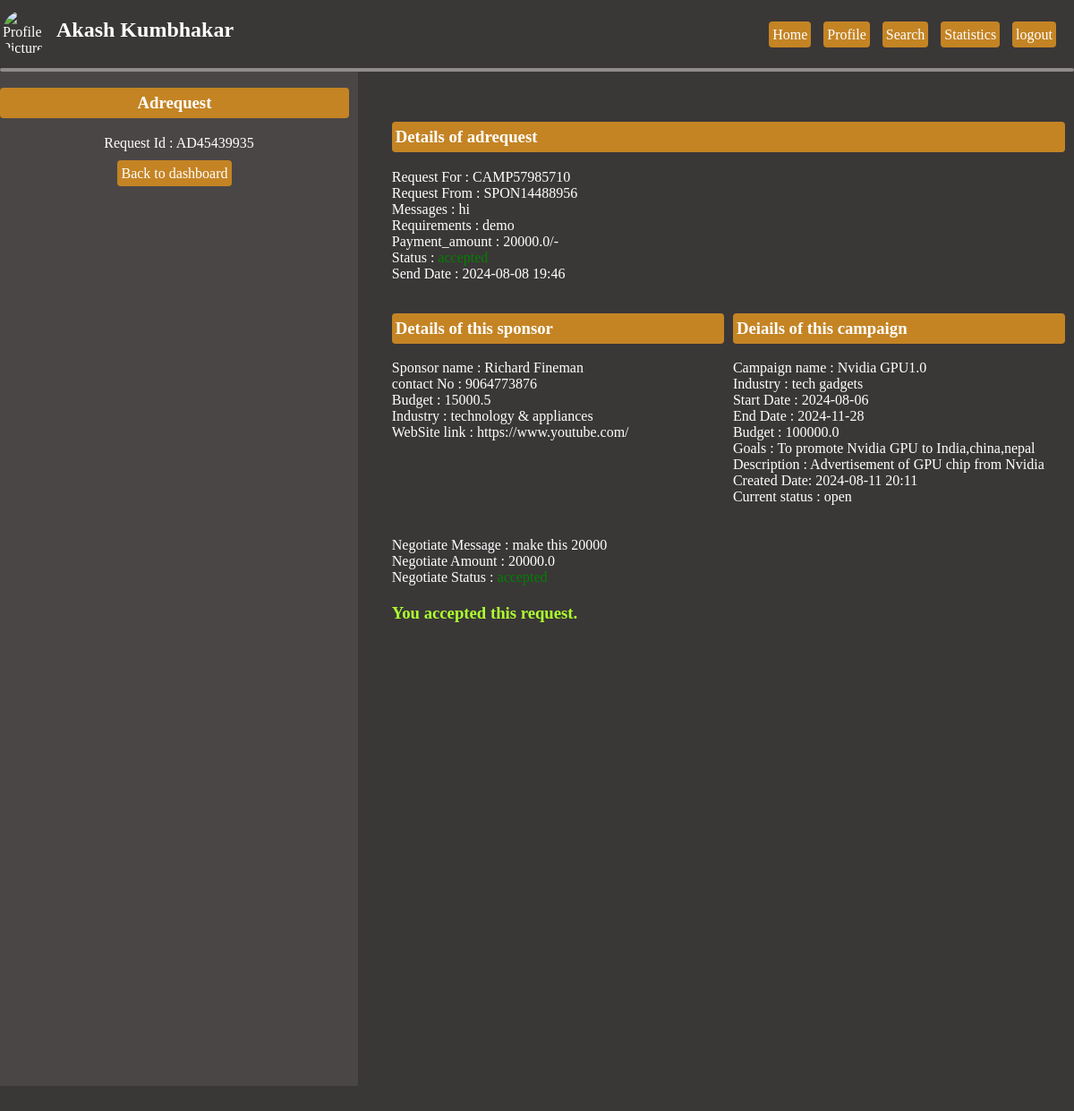
The app's page /influencer_dashboard/adrequest/rv/AD45439935 (signed in) with its own data.
### application/models.py (models this page shows)
class Adrequest(db.Model):
    __tablename__ = 'adrequest'
    adId = db.Column(String,primary_key=True)
    campaign_id = db.Column(String,nullable=False)
    influencer_id = db.Column(String,nullable=False)
    messages = db.Column(String)
    requirements = db.Column(String,nullable=False)
    payment_amount = db.Column(Float,nullable=False)
    status = db.Column(String,nullable=False)
    type = db.Column(String,nullable=False)
    createdby = db.Column(String,nullable=False)
    send_date = db.Column(String,nullable=False)
    nego_amount = db.Column(Float)
    nego_message = db.Column(String)
    nego_status = db.Column(String)

class Sponsor(db.Model):
    __tablename__ = 'sponsors'
    sponsor_id = db.Column(String,primary_key=True)
    password = db.Column(String,unique=True,nullable=False)
    name = db.Column(String,nullable=False)
    email = db.Column(String,nullable=False,unique=True)
    mobileno = db.Column(String,nullable=False)
    budget = db.Column(Float)
    industry = db.Column(String,nullable=False)
    created_date = db.Column(String,nullable=False)
    last_login = db.Column(String)
    status = db.Column(String,nullable=False)
    website_link = db.Column(String)
    profile_image = db.Column(String)
    flaged_status = db.Column(String)

class Campaign(db.Model):
    __tablename__ = 'campaign'
    campaign_id = db.Column(String,primary_key=True)
    name = db.Column(String,nullable=False)
    industry = db.Column(String,nullable=False)
    start_date = db.Column(String,nullable=False)
    end_date = db.Column(String,nullable=False)
    budget = db.Column(Float,nullable=False)
    visibility = db.Column(String,nullable=False)
    goals = db.Column(String,nullable=False)
    current_status = db.Column(String,nullable=False)
    description = db.Column(String,nullable=False)
    createdby = db.Column(String,nullable=False)
    created_date = db.Column(String,nullable=False)
    flaged_status = db.Column(String)

### application/influencer.py (the view, shortened to what this page needs)
@influencer_app.route('/influencer_dashboard/adrequest/<string:flag>/<string:ad_id>',methods=["GET","POST"])
def take_action(flag,ad_id):
    if "influencer_name" not in session.keys() and "influencer_id" not  in session.keys():
        return redirect(url_for('influencer_app.influencer_login'))
    name = session["influencer_name"]
    influencer_id = session['influencer_id']
    image = session['influencer_image']
    try:
        adrequest = Adrequest.query.filter_by(adId = ad_id).first_or_404()
        sponsor = Sponsor.query.filter_by(sponsor_id = adrequest.createdby).first_or_404()
        camp = Campaign.query.filter_by(campaign_id = adrequest.campaign_id).first_or_404()
    except Exception as e:
        return render_template('message.html', id = 'DBERROR', error = e),503
    if flag == 'rv':
        return render_template('action_by_influencer_on_ad.html',
                               name=name,
                               image=image,
                               id='rview',
                               adrequest=adrequest,
                               sponsor=sponsor,
                               camp = camp)
    else:
        return render_template('message.html', id = 'DBERROR'),503

### templates/action_by_influencer_on_ad.html (shortened to what this page needs)
<!DOCTYPE html>
<html lang="en">
<head>
    <link rel="stylesheet" href="{{url_for('static',filename='home.css')}}">
</head>
<body>
    <div class="container">
        <div class="header-left-col">
            <img src="{{url_for('static',filename='uploads/'+image)}}" alt="Profile Picture"
                class="header-profile-picture">
            <h2 class="h2">{{name}}</h2>
        </div>
        <div class="header-right-col">
            <section class="campaign-block">
                <a href="{{url_for('influencer_app.influencer_dashboard')}}" class="link-button">Home</a>
                <a href="{{url_for('influencer_app.influencer_profile')}}" class="link-button">Profile</a>
                <a href="{{url_for('influencer_app.influencer_search')}}" class="link-button">Search</a>
                <a href="{{url_for('influencer_app.influencer_stat')}}" class="link-button">Statistics</a>
                <a href="{{url_for('influencer_app.influencer_logout')}}" class="link-button">logout</a>
            </section>
        </div>
    </div>
    <hr>
    {%if id == 'rview'%}
    <div class="container">
        <div class="left-col">
            <h3 class="link-button">Adrequest</h3>
            <p>
                Request Id : {{adrequest.adId}}
            </p>
            <a href="{{url_for('influencer_app.influencer_dashboard')}}" class="link-button">Back to dashboard</a>
        </div>
        <div class="right-col">
            <h3 class="link-button">Details of adrequest</h3>
            <p>
                Request For     :   {{adrequest.campaign_id}}<br>
                Request From    :   {{adrequest.createdby}}<br>
                Messages        :   {{adrequest.messages}}<br>
                Requirements    :   {{adrequest.requirements}}<br>
                Payment_amount  :   {{adrequest.payment_amount}}/-<br>
                {%if adrequest.status == 'pending' %}
                Status : <span style="color: yellow;">{{adrequest.status}}</span>
                {%elif adrequest.status == 'accepted' %}
                Status : <span style="color: green;">{{adrequest.status}}</span>
                {%else%}
                Status : <span style="color: red;">{{adrequest.status}}</span>
                {%endif%}<br>
                Send Date       :   {{adrequest.send_date}}<br>
            </p>
            <div class="container-1-1">
                <div class="left-col-1-1">
                    <h3 class="link-button">Details of this sponsor</h3>
                    <p>
                        Sponsor name : {{sponsor.name}}<br>
                        contact No : {{sponsor.mobileno}}<br>
                        Budget : {{sponsor.budget}}<br>
                        Industry : {{sponsor.industry}}<br>
                        WebSite link : {{sponsor.website_link}}<br>
                    </p>
                </div>
                <div class="right-col-1-1">
                    <h3 class="link-button">Deiails of this campaign</h3>
                    <p>
                        Campaign name : {{camp.name}}<br>
                        Industry : {{camp.industry}}<br>
                        Start Date : {{camp.start_date}}<br>
                        End Date : {{camp.end_date}}<br>
                        Budget : {{camp.budget}}<br>
                        Goals : {{camp.goals}}<br>
                        Description : {{camp.description}}<br>
                        Created Date: {{camp.created_date}}<br>
                        Current status : {{camp.current_status}}<br>
                    </p>
                </div>
            </div>
            {%if adrequest.nego_message %}
            <div class="inner-block">
                <p>
                    Negotiate Message : {{adrequest.nego_message}}<br>
                    Negotiate Amount  : {{adrequest.nego_amount}}<br>
                    {%if adrequest.nego_status == 'pending' %}
                    Negotiate Status : <span style="color: yellow;">{{adrequest.nego_status}}</span>
                    {%elif adrequest.nego_status == 'accepted' %}
                    Negotiate Status : <span style="color: green;">{{adrequest.nego_status}}</span>
                    {%else%}
                    Negotiate Status : <span style="color: red;">{{adrequest.nego_status}}</span>
                    {%endif%}<br>
                </p>
            </div>
            {%endif%}
            {%if adrequest.status == 'pending'%}
            <div class="inner-block">
                <a class="link-button" style="background-color: rgb(43, 107, 31);" href="{{url_for('influencer_app.take_action',flag='ra',ad_id=adrequest.adId)}}" >Accept</a>
                <a class="link-button" style="background-color: rgb(138, 79, 79);" href="{{url_for('influencer_app.take_action',flag='ng',ad_id=adrequest.adId)}}">NegoTiate</a>
                <a class="link-button" style="background-color: rgb(204, 47, 47);" href="{{url_for('influencer_app.take_action',flag='rr',ad_id=adrequest.adId)}}">Reject</a>
            </div>
            {%else%}
            <div class="inner-block">
                <h3 style="color: greenyellow;">You accepted this request.</h3>
            </div>
            {%endif%}
        </div>
    </div>
    {%endif%}
</body>
</html>

### static/home.css (style rules this page uses)
body { margin: 0px 0px 1cm 0px; padding: 0; background-color: rgb(58, 55, 55); color: white; }
.container { display: grid; grid-template-columns: 1fr 2fr; }
.container-1-1 { display: grid; grid-template-columns: 1fr 1fr; }
.left-col-1-1 { border-style: solid; border-width: 0px 0px 0px 0px; }
.right-col-1-1 { border-style: solid; border-width: 0px 0px 0px 0px; }
.header-left-col { display:inline-flex; justify-content: left; background-color: rgb(58, 55, 55); height: 2cm; }
.header-right-col { text-align: right; background-color: rgb(58, 55, 55); height: 2cm; }
.left-col { background-color: rgb(75, 70, 70); border-style: solid; border-width: 0px 0px 0px 0px; text-align: center; height: 30cm; }
.right-col { padding-top: 1cm; padding-left: 1cm; height: 30cm; }
hr { margin: 0px; border:0px; border-radius: 5px; height:4px; background-color: rgb(145, 140, 140); }
.header-profile-picture { width: 50px; height: 50px; border-radius: 50%; object-fit:cover; margin-top: 11px; margin-left: 3px; margin-right: 5px; }
.h2 { margin-left: 5px; }
.link-button { padding: 6px 4px 6px 4px; margin-right: 10px; text-decoration: none; border-radius: 4px; color: white; background-color: rgb(196, 132, 36); }
.campaign-block { margin: 30px 10px 15px 10px; }
.inner-block { margin: 20px 10px 15px 0px; }

### records on screen
Adrequest: adId "AD45439935", campaign_id "CAMP57985710", createdby "SPON14488956", messages "hi", requirements "demo", payment_amount "20000.0", status "accepted", send_date "2024-08-08 19:46", nego_message "make this 20000", nego_amount "20000.0", nego_status "accepted"
Sponsor: name "Richard Fineman", mobileno "9064773876", budget "15000.5", industry "technology & appliances", website_link "https://www.youtube.com/"
Campaign: name "Nvidia GPU1.0", industry "tech gadgets", start_date "2024-08-06", end_date "2024-11-28", budget "100000.0", goals "To promote Nvidia GPU to India,china,nepal", description "Advertisement of GPU chip from Nvidia", created_date "2024-08-11 20:11", current_status "open"

### other values on screen
{{ name }} "Akash Kumbhakar"
